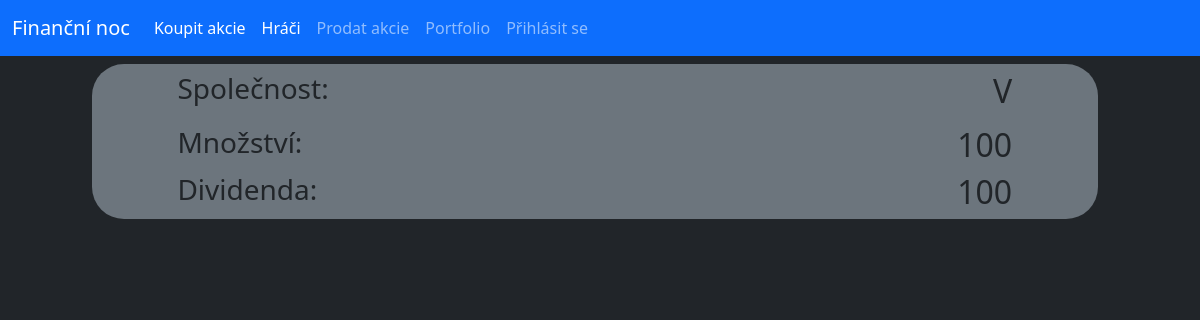
Before: /stocks/V with the older database file.
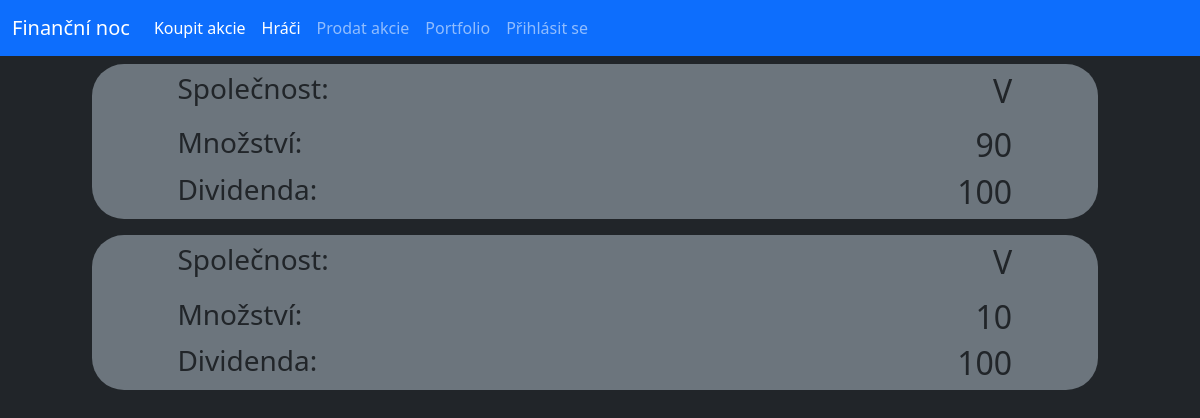
After: the same page with the newer database file.
### database.py (models this page shows, shortened)
class Stock(db.Model):
    _id = db.Column("id", db.Integer, primary_key=True)
    owner = db.Column(db.String(40))
    name = db.Column(db.String(40))
    percentage = db.Column(db.Integer)
    isSelling = db.Column(db.Boolean)
    dividend = db.Column(db.Integer)

### router.py (the view)
@app.route("/players")
@app.route("/stocks/<username>")
def player_stocks(username=None):
    players = User.query.all()
    if not username:
        return render_template("players.html", users=players)
    player_stocks = Stock.query.filter_by(owner=username).all()
    return render_template("userStocks.html", stocks=player_stocks)

### templates/userStocks.html
{% extends "main.html" %}
{% block content%}
    {% for stock in stocks%}
    <div class="row py-2">
        <div class="col-offset-1 col-11">
            <div class="conteiner offset-1 bg-secondary rounded-5">
                <div class="row py-2">
                    <div class="col-4 offset-1"><h3>Společnost:</h3></div>
                    <div class="col-6"><h2 class="text-end">{{stock.name}}</h2></div>
                </div>
                <div class="row">
                    <div class="col-4 offset-1"><h3>Množství:</h3></div>
                    <div class="col-6"><h2 class="text-end">{{stock.percentage}}</h2></div>
                </div>
                <div class="row">
                    <div class="col-4 offset-1"><h3>Dividenda:</h3></div>
                    <div class="col-6"><h2 class="text-end">{{stock.dividend}}</h2></div>
                </div>
            </div>
        </div>
    </div>
    {% endfor %}
{% endblock%}

### templates/main.html (shortened to what this page needs)
<!doctype html>
<html lang="en">
  <head>
    <link href="https://cdn.jsdelivr.net/npm/bootstrap@5.3.3/dist/css/bootstrap.min.css" rel="stylesheet">
  </head>
  <body class="bg-dark">
    <nav class="navbar navbar-expand-lg bg-primary navbar-dark">
        <div class="container-fluid">
          <a class="navbar-brand" href="/">Finanční noc</a>
          <div class="collapse navbar-collapse" id="navbarNav">
            <ul class="navbar-nav">
                <li class="nav-item">
                    <a class="nav-link active" aria-current="page" href="/buy">Koupit akcie</a>
                </li>
                <li class="nav-item">
                  <a class="nav-link active" aria-current="page" href="/players">Hráči</a>
                </li>
                <li class="nav-item">
                    <a class="nav-link" href="/sell">Prodat akcie</a>
                </li>
                <li class="nav-item">
                    <a class="nav-link" href="/user">Portfolio</a>
                </li>
                {% if logged %}
                <li class="nav-item">
                  <a class="nav-link" href="/logout">Odhlásit se</a>
                {% else %}
                <li class="nav-item">
                  <a class="nav-link" href="/login">Přihlásit se</a>
                {%endif%}
              </li>
            </ul>
          </div>
        </div>
      </nav>
      {% block content %} {% endblock%}
  </body>
</html>

Changed rows visible on the page:
changed Stock (number 1 of 2 on the later page): percentage "100" → "90"
added Stock: name "V", percentage "10", dividend "100"
